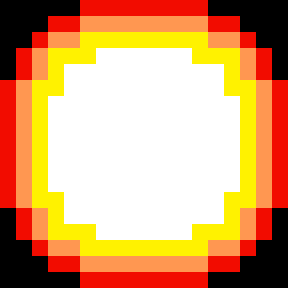

This is a level from a 2D game, rendered from its Tiled map with the project's own tilesets. A one-line summary and the complete map file follow:
An orthogonal 1x1 tile map with 288x288 px tiles, 1 tile layer (Tile Layer 1).

<map version="1.10" tiledversion="1.10.2" orientation="orthogonal" renderorder="right-down" width="1" height="1" tilewidth="288" tileheight="288" infinite="0" nextlayerid="2" nextobjectid="1">
 <tileset firstgid="1" source="explosion_big.tsx" />
 <layer id="1" name="Tile Layer 1" width="1" height="1">
  <data encoding="csv">
1
</data>
 </layer>
</map>
